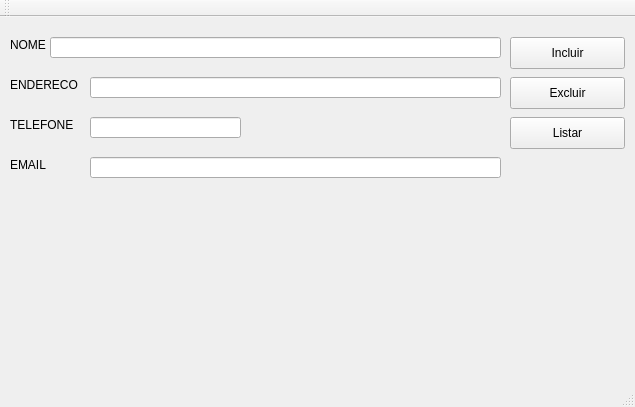
<?xml version="1.0" encoding="UTF-8"?>
<ui version="4.0">
 <class>MainWindow</class>
 <widget class="QMainWindow" name="MainWindow">
  <property name="geometry">
   <rect>
    <x>0</x>
    <y>0</y>
    <width>635</width>
    <height>407</height>
   </rect>
  </property>
  <property name="windowTitle">
   <string>MainWindow</string>
  </property>
  <widget class="QWidget" name="centralWidget">
   <widget class="QPushButton" name="pushButtonIncluir">
    <property name="geometry">
     <rect>
      <x>510</x>
      <y>20</y>
      <width>115</width>
      <height>32</height>
     </rect>
    </property>
    <property name="text">
     <string>Incluir</string>
    </property>
   </widget>
   <widget class="QLabel" name="label">
    <property name="geometry">
     <rect>
      <x>10</x>
      <y>20</y>
      <width>59</width>
      <height>16</height>
     </rect>
    </property>
    <property name="text">
     <string>NOME</string>
    </property>
   </widget>
   <widget class="QLineEdit" name="lineEditNome">
    <property name="geometry">
     <rect>
      <x>50</x>
      <y>20</y>
      <width>451</width>
      <height>21</height>
     </rect>
    </property>
   </widget>
   <widget class="QLabel" name="label_2">
    <property name="geometry">
     <rect>
      <x>10</x>
      <y>60</y>
      <width>81</width>
      <height>16</height>
     </rect>
    </property>
    <property name="text">
     <string>ENDERECO</string>
    </property>
   </widget>
   <widget class="QLineEdit" name="lineEditEndereco">
    <property name="geometry">
     <rect>
      <x>90</x>
      <y>60</y>
      <width>411</width>
      <height>21</height>
     </rect>
    </property>
   </widget>
   <widget class="QLabel" name="label_3">
    <property name="geometry">
     <rect>
      <x>10</x>
      <y>100</y>
      <width>81</width>
      <height>16</height>
     </rect>
    </property>
    <property name="text">
     <string>TELEFONE</string>
    </property>
   </widget>
   <widget class="QLineEdit" name="lineEditTelefone">
    <property name="geometry">
     <rect>
      <x>90</x>
      <y>100</y>
      <width>151</width>
      <height>21</height>
     </rect>
    </property>
   </widget>
   <widget class="QLabel" name="label_4">
    <property name="geometry">
     <rect>
      <x>10</x>
      <y>140</y>
      <width>59</width>
      <height>16</height>
     </rect>
    </property>
    <property name="text">
     <string>EMAIL</string>
    </property>
   </widget>
   <widget class="QLineEdit" name="lineEditEmail">
    <property name="geometry">
     <rect>
      <x>90</x>
      <y>140</y>
      <width>411</width>
      <height>21</height>
     </rect>
    </property>
   </widget>
   <widget class="QPushButton" name="pushButtonExcluir">
    <property name="geometry">
     <rect>
      <x>510</x>
      <y>60</y>
      <width>115</width>
      <height>32</height>
     </rect>
    </property>
    <property name="text">
     <string>Excluir</string>
    </property>
   </widget>
   <widget class="QPushButton" name="pushButtonListar">
    <property name="geometry">
     <rect>
      <x>510</x>
      <y>100</y>
      <width>115</width>
      <height>32</height>
     </rect>
    </property>
    <property name="text">
     <string>Listar</string>
    </property>
   </widget>
  </widget>
  <widget class="QMenuBar" name="menuBar">
   <property name="geometry">
    <rect>
     <x>0</x>
     <y>0</y>
     <width>635</width>
     <height>22</height>
    </rect>
   </property>
  </widget>
  <widget class="QToolBar" name="mainToolBar">
   <attribute name="toolBarArea">
    <enum>TopToolBarArea</enum>
   </attribute>
   <attribute name="toolBarBreak">
    <bool>false</bool>
   </attribute>
  </widget>
  <widget class="QStatusBar" name="statusBar"/>
 </widget>
 <layoutdefault spacing="6" margin="11"/>
 <tabstops>
  <tabstop>lineEditNome</tabstop>
  <tabstop>lineEditEndereco</tabstop>
  <tabstop>lineEditTelefone</tabstop>
  <tabstop>lineEditEmail</tabstop>
  <tabstop>pushButtonIncluir</tabstop>
 </tabstops>
 <resources/>
 <connections/>
</ui>
